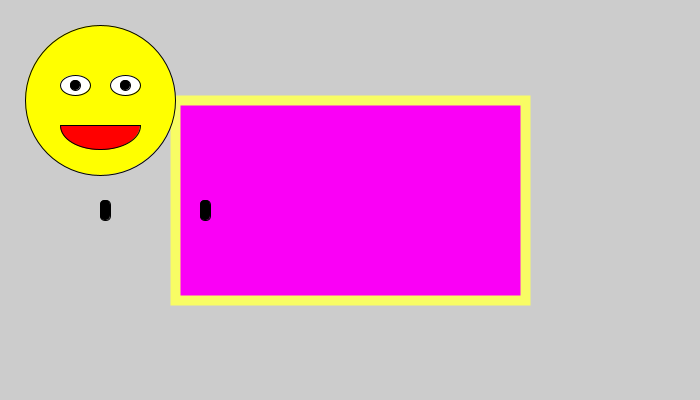
Frame 1 (no input)
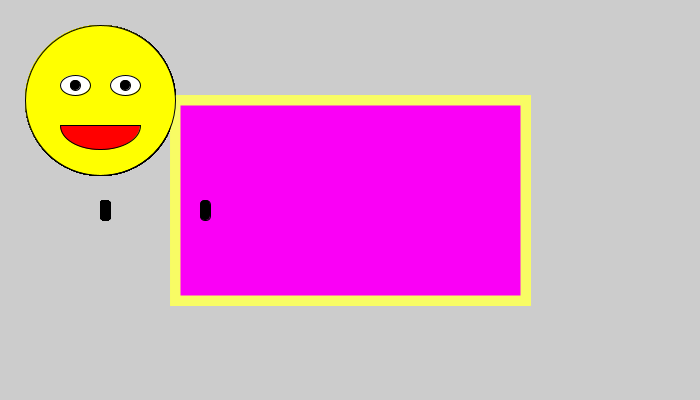
Frame 60 (the mouse pressed at the canvas centre just before this capture)
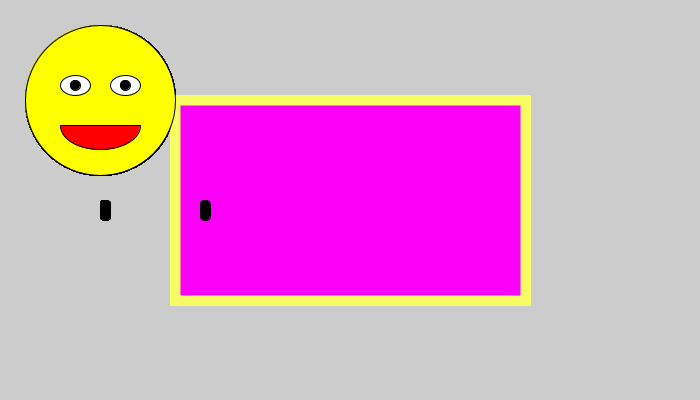
Frame 120 (the mouse held since frame 60 and released just before this capture)

The Processing sketch that drew these frames (run headless with seeded random() and noise(); from frame 60 on, the mouse is pressed at the canvas centre):

// Processing sketch: sketch_221017a
// ── sketch_221017a.pde
//Global Variables
int appWidth, appHeight;
float centerWidth, centerHeight, xStart, yStart, widthRect, heightRect;
color black=#000000, white=#FFFFFF, purple=#FA00F6, yellow=#F8FC64;
color yellowNightMode=#F8FC00, purpleNightMode=#FA0096;
float thick, thin;
Boolean grayScale=false, randomColour=false, blackBackground=false, nightMode=false;
//
void setup() {
  //Declare Display Geometry: square, landscape, portrait
  size(700, 400); //Use size for debugging
  //fullScreen(); //Use fullScreen for easy deployment
  appWidth = width;
  appHeight = height;
  //
  //Concatenation
  println("\t\t\tWidth="+width, "\tHeight="+height); //key variables
  println("Display Monitor:", "\twidth="+displayWidth, "& height="+displayHeight);
  //
  //Ternary Operator
  String ls="Landscape or Square", p="portrait", DO="Display Orientation", instruct="Bru, turn your phun";
  //String orientation = ( appWidth >= appHeight ) ? ls : p;
  //println (DO, orientation);
  if ( appWidth < appHeight ) { //Declare Landscape Mode
    println(instruct);
  } else {
    //Fit CANVAS into Display Monitor
    if ( appWidth > displayWidth ) appWidth = 0; //CANVAS-width will not fit
    if ( appHeight > displayHeight ) appHeight = 0; //CANVAS-height will not fit
    if ( appWidth != 0 && appHeight != 0 ) {
      print("Display Geoemtry is Good to Go.");
    } else {
      println("STOP, is broken");
    }
  }
  //
  //If ORIENTATION is wrong ... feedback to change it
  //if ( orientation==p ) println(instruct);
  //
  //Population
  centerWidth = appWidth * 1/2;
  centerHeight = appHeight * 1/2;
  xStart = centerWidth - ( appWidth * 1/4 ) ;
  yStart = centerHeight - ( appHeight * 1/4 ) ;;
  widthRect = appWidth * 1/2;
  heightRect = appHeight * 1/2;
  thick = appWidth * 1/70;
  thin =  appWidth * 1/140;
} //End setup
//
void draw() {
  if ( grayScale == true ) background(225); //Gray Scale 0-255
  //random(a, b)
  if ( randomColour == true ) background( color( random(0, 255), random(255), random(255) ) ); //color(r,g,b), Casting 
  //Night Mode
  if ( blackBackground == true ) background(black);
  //
  strokeWeight(thick); //noStroke()
  //Night Mode Decision
  if ( nightMode == true )
  {
    stroke(yellowNightMode);
    fill(purpleNightMode);
  } else
  {
    stroke(yellow);
    fill(purple);
  }
  rect(xStart, yStart, widthRect, heightRect);
  // Reset default
  fill(white);
  stroke(black);
  strokeWeight(1);
  //
    fill(255,255,0);
 ellipse(100, 100, 150, 150);
 fill(255);
 ellipse(75, 85, 30, 20);
ellipse(125, 85, 30, 20);
 fill(0);
ellipse(75, 85, 10, 10);
ellipse(125, 85, 10, 10);
fill(255, 0, 0);
arc(100, 125, 80, 50, 0, 3.14);
line(60, 125, 140, 125);
fill(0);
rect(100, 200,10, 20, 28);
rect(200, 200,10, 20, 28);

} //End draw
//
void keyPressed() {
  grayScale = false;
  randomColour = false;
  blackBackground = false;
  if ( key=='A' || key=='a' ) grayScale = true;
  if ( key=='S' || key=='s' ) randomColour = true;
  if ( key=='W' || key=='w' ) blackBackground = true;
} //End keyPressed
//
void mousePressed() {
  if ( mouseButton == LEFT ) nightMode = true;
  if ( mouseButton == RIGHT ) nightMode = false;
} //End mousePressed
//
// End Main Program
